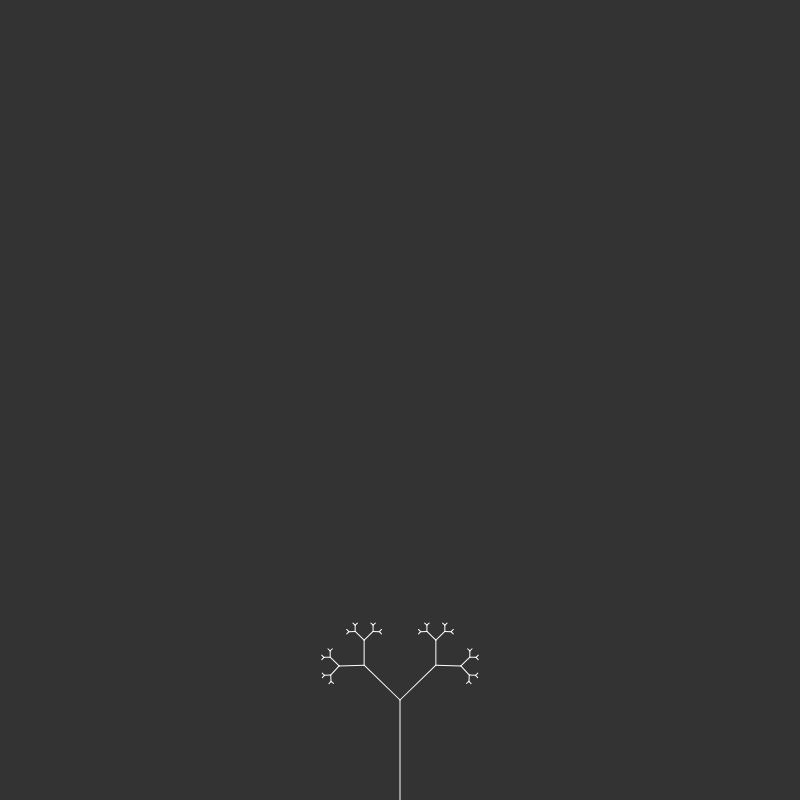
Frame 1 (no input)
Frame 60 (no input): identical to frame 1, image omitted
Frame 120 (the mouse pressed at the canvas centre since frame 60): identical to frame 1, image omitted

The p5.js sketch that drew this single still picture (run headless with seeded random() and noise() and a simulated clock; from frame 60 on, the mouse is pressed at the canvas centre):

// p5.js sketch
// ── sketch.js
function setup() {
	createCanvas(800, 800);
  slider_ang = createSlider(0, TWO_PI, PI/4, 0.1);
  slider_len = createSlider(0, 400, 100, 0.1);
  slider_factor = createSlider(0, 0.7, 1/2, 0.05);
  
}

function draw() {
  background(51);
  var len = slider_len.value();
  var angle = slider_ang.value();
  var factor = slider_factor.value();
  stroke(255);
  translate(width/2, height);

  branch(len, angle, factor);
}

function branch(len, angle, factor)  {
  line(0, 0, 0, -len);
  translate(0, -len);
  if (len < 5) return;
  push();
  rotate(angle);
  branch(len*factor, angle, factor);
  pop();
  push();
  rotate(-angle);
  branch(len*factor, -angle, factor);
  pop();

  } 
